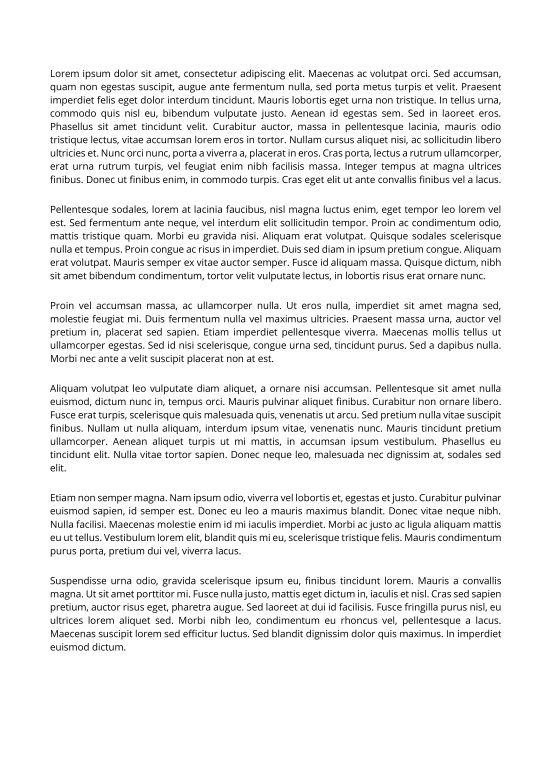
#> input picture Converted Paper (8)/001.png, 1654 x 2339 px (shown at 1/3 size)
$ python paragraph_extract_test.py
#> lines starting #> are read from the running program, lines starting #| are printed output that depends on the picture; after the words box and inside, x2 and y2 are one past the last pixel; in counts of white or black regions, pixels touching at a corner belong together
import cv2
import numpy as np
import matplotlib.pyplot as plt

image_folder = [
    'Converted Paper (8)/001.png',
    'Converted Paper (8)/002.png',
    'Converted Paper (8)/003.png',
    'Converted Paper (8)/004.png',
    'Converted Paper (8)/005.png',
    'Converted Paper (8)/006.png',
    'Converted Paper (8)/007.png',
    'Converted Paper (8)/008.png',
]

# Load grayscale image and convert to binary (black and white) according to threshold (brightness 200 or less = 0, more than 200 = 255)
def to_binary(image_path):

    # Read image in grayscale (0)
#> called with image_path = 'Converted Paper (8)/001.png'
    img = cv2.imread(image_path, 0)
#> img is the input picture: shape (2339, 1654); min 0, max 255, mean 239.1
    # cv2.threshold returns two outputs, [0] is the threshold and [1] is the thresholded image, so used [1]
    binary = cv2.threshold(img, 200, 255, cv2.THRESH_BINARY)[1]
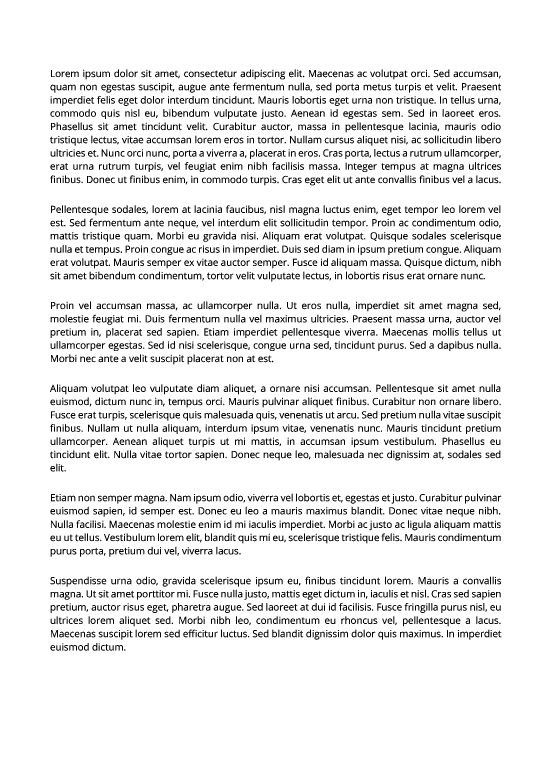
#> binary: shape (2339, 1654) (shown at 1/3 size); 92.2% white; 3270 black regions (369 under 20 px), largest, box (x1, y1, x2, y2) and area: (342, 776, 363, 798) 239, (1149, 985, 1170, 1007) 239, (329, 1562, 350, 1584) 239
#> in segment_columns, `v_hist = vertical_histogram(binary)`: v_hist = 1654 values, max 647 at index 154, min 0 at index 0, mean 182.8

    return binary

# Vertical histogram (sum of black pixels in column) for column segmentation
def vertical_histogram(binary):
    return np.sum(binary == 0, axis=0)

# Horizontal histogram (sum of black pixels in row) for line segmentation
def horizontal_histogram(binary):
    return np.sum(binary == 0, axis=1)

# Function to find regions (columns or paragraphs)
def find_regions(hist, min_width=1):

#> called with hist = array of shape (1654,), min_width = 10
    regions = []

    # in_region to check if currently in a region
    in_region = False

    for i in range(len(hist)):
        # If wasnt in region and then now in region, means reached start of a region
        if hist[i] > 0 and not in_region:
            start = i
            in_region = True

        # If was in region and then now not in region, means reached end of a region
        elif hist[i] == 0 and in_region:
            end = i
            in_region = False

            # If width of region is more than min_width, add to list of regions
            if end - start > min_width:
                regions.append((start, end))
#> this loop made 1654 passes
#> (start, in_region) on pass 151: (150, True)
#> (end, in_region) on pass 1505: (1504, False)
#> after the loop, end = 1504; in_region = False; regions = [(150, 1504)]; start = 150

    return regions

# Detect and extract column regions using vertical histogram to get boundaries of columns
def segment_columns(binary):

    # Vertical histogram to detect columns
    v_hist = vertical_histogram(binary)

    # Get column boundaries based on vertical histogram
    column_bounds = find_regions(v_hist, min_width=10)
#> column_bounds = [(150, 1504)]

    columns = []

    # Extract column images and append to list of columns
    for x_start, x_end in column_bounds:

        # Extract column image from binary image
        column_img = binary[:, x_start:x_end]

        # Append to list of columns
        columns.append((x_start, x_end, column_img))
#> this loop made 1 pass
#> pass 1, in segment_columns, `column_img = binary[:, x_start:x_end]`:
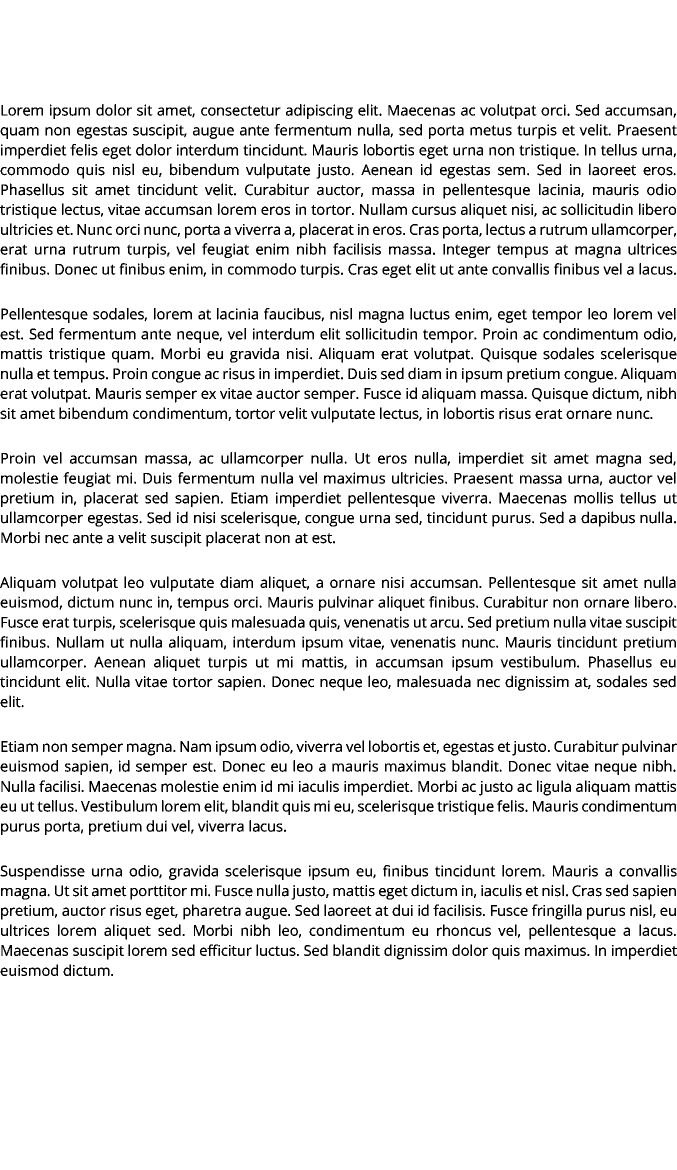
#> column_img: shape (2339, 1354) (shown at 1/2 size); 90.5% white; 3270 black regions (369 under 20 px), largest, box (x1, y1, x2, y2) and area: (192, 776, 213, 798) 239, (999, 985, 1020, 1007) 239, (179, 1562, 200, 1584) 239
#> after the loop, columns = 1 item

    return columns

# Detect and extract paragraphs inside a column image, based on horizontal histogram
def segment_paragraphs(column_img, x_start, line_spacing_threshold=40):

    # Horizontal histogram to detect lines
    h_hist = horizontal_histogram(column_img)

    # Get line boundaries based on horizontal histogram
    line_bounds = find_regions(h_hist, min_width=5)

    paragraphs = []

    # Start 1st paragraph with the 1st line start and end
    current_para_start = line_bounds[0][0]
    current_para_end = line_bounds[0][1]

    # For loop through all lines and group into paragraphs based on line_spacing_threshold
    for i in range(1, len(line_bounds)):
        prev_end = current_para_end
        curr_start, curr_end = line_bounds[i]

        # If current line is close to the previous line, consider as part of the same paragraph
        if curr_start - prev_end < line_spacing_threshold:
            # Extend current paragraph
            current_para_end = curr_end

        # If current line is far from the previous line (exceeds line_spacing_threshold), end paragraph
        else:
            # Save current paragraph
            para_img = column_img[current_para_start:current_para_end, :]
            paragraphs.append({
                "img": para_img
            })

            # Start new paragraph
            current_para_start = curr_start
            current_para_end = curr_end

    # Append last paragraph
    para_img = column_img[current_para_start:current_para_end, :]
    paragraphs.append({
        "img": para_img
    })

    return paragraphs


# Extract all paragraphs from image
def extract_paragraphs(image_path):

    # Get binary image
    binary = to_binary(image_path)

    # Segment into column images
    columns = segment_columns(binary)
#> columns = 1 item

    all_paragraphs = []

    # For each column image, extract paragraphs
    for x_start, x_end, column_img in columns:
        paragraphs = segment_paragraphs(column_img, x_start)
        all_paragraphs.extend(paragraphs)
#> this loop made 1 pass
#> (x_start, x_end) on pass 1: (150, 1504)
#> pass 1, in segment_paragraphs, `para_img = column_img[current_para_start:current_para_end, :]`:
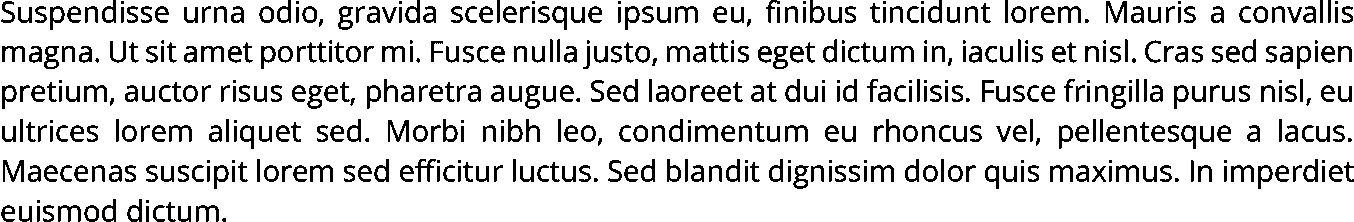
#> para_img: shape (222, 1354); 85.1% white; 494 black regions (61 under 20 px), largest, box (x1, y1, x2, y2) and area: (1106, 1, 1127, 23) 222, (388, 120, 409, 142) 222, (3, 160, 24, 182) 222
#> after the loop, all_paragraphs = 6 items

    return all_paragraphs

# If using normal extract_paragraphs(), it will extract table as 1 paragraph and all other paragraphs as 1 paragraph
# So need to use this adjusted function
def extract_paragraphs_004(image_path):

    # Get binary image
    binary = to_binary(image_path)

    # Extract table as paragraph first

    # Table location
    table_y_start = 200
    table_y_end = 400

    # Get table image
    table_img = binary[table_y_start:table_y_end]

    all_paragraphs = []

    # Add table image to list of paragraphs
    all_paragraphs.append({
        "img": table_img
    })

    # Debug
    #plt.imshow(binary, cmap='gray')
    #plt.title("binary image")
    #plt.show()

    # Make copy of binary image and replace table section with white
    # 'binary2 = binary' doesnt make copy, just reference, so need to use copy()
    binary2 = binary.copy()

    # Replace table with white (make it empty)
    binary2[table_y_start:table_y_end, :] = 255

    # Continue column and paragraph extraction
    columns = segment_columns(binary2)

    for x_start, x_end, column_img in columns:
        paragraphs = segment_paragraphs(column_img, x_start)
        all_paragraphs.extend(paragraphs)

    return all_paragraphs


# Display paragraphs
def show_paragraphs(paragraph_images, image_title=""):

    plt.figure(figsize=(16, 8))

    for i, para in enumerate(paragraph_images):
        plt.subplot(2, 4, i + 1)
        plt.imshow(para, cmap='gray')
        plt.title(f"Paragraph: {i}")
        plt.axis('off')

    plt.suptitle(image_title)
    plt.tight_layout()
    plt.show()

#
def store_paragraphs_in_dict():

    '''
    image_paragraphs_dict is dictionary of 'image file: paragraph images', eg:
    {
    "001.png": [image of paragraph with index 0, image of paragraph with index 1, image of paragraph with index 2, image of paragraph with index 3, image of paragraph with index 4, image of paragraph with index 5],
    "002.png": [image of paragraph with index 0, ...
    }

    So after extracting and storing paragraphs, can be sorted later using the dictionary
    '''

    image_paragraphs_dict = {}


    # For loop to extract paragraphs for each image in image_folder
    for path in image_folder:

        # Get just the image filename (eg: '001.png')
        image_name = path.split('/')[-1]

        # Use extract_paragraphs_004(path) for image 004, else use normal extract_paragraphs(path)
        if '004.png' in path:
            paragraphs = extract_paragraphs_004(path)

        else:
            paragraphs = extract_paragraphs(path)
#> paragraphs = 6 items


        # Store the arrays of paragraph images in the dict
        paragraph_images = [para['img'].copy() for para in paragraphs]
#> paragraph_images = 6 items
        image_paragraphs_dict[image_name] = paragraph_images
#> pass 2 of the loop in store_paragraphs_in_dict, `for path in image_folder:`:
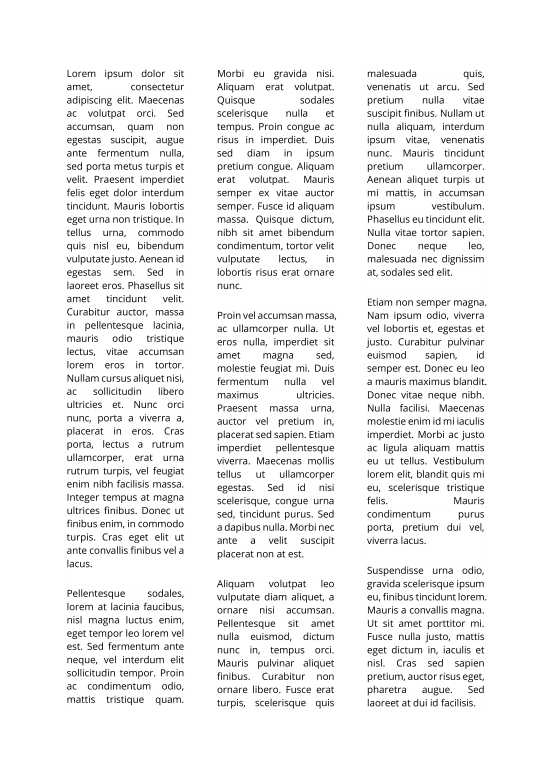
#> input picture Converted Paper (8)/002.png, 1654 x 2339 px (shown at 1/3 size)
#> in to_binary, img is the input picture: shape (2339, 1654); min 0, max 255, mean 240.2
#> in to_binary (call 2), `binary = cv2.threshold(img, 200, 255, cv2.THRESH_BINARY)[1]`:
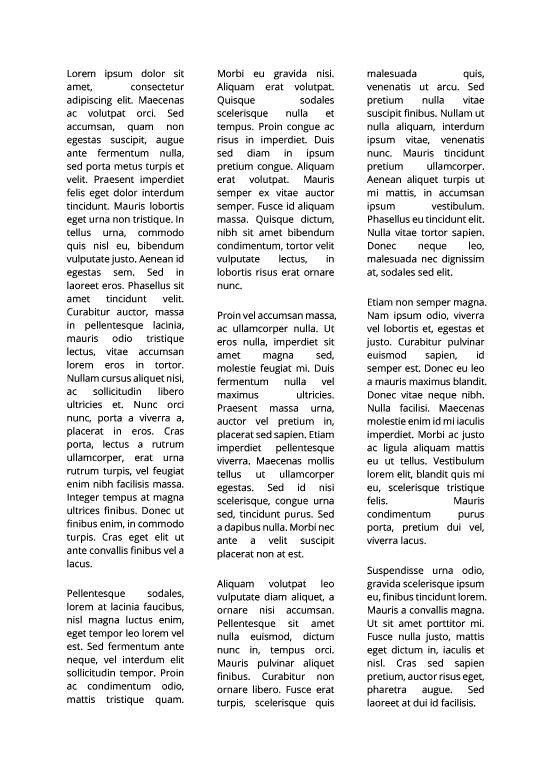
#> binary: shape (2339, 1654) (shown at 1/3 size); 92.7% white; 3039 black regions (343 under 20 px), largest, box (x1, y1, x2, y2) and area: (344, 607, 365, 629) 239, (1319, 1213, 1340, 1235) 239, (771, 1372, 792, 1393) 231
#> the loop in segment_columns (call 2), `for x_start, x_end in column_bounds:` made 3 passes
#> (x_start, x_end) on passes 1 to 3: (200, 552), (651, 1003), (1099, 1454)
#> the loop in extract_paragraphs (call 2), `for x_start, x_end, column_img in columns:` made 3 passes
#> pass 3, in segment_paragraphs (call 4), `para_img = column_img[current_para_start:current_para_end, :]`:
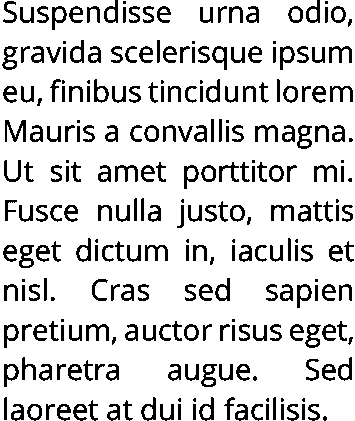
#> para_img: shape (421, 355); 84.1% white; 265 black regions (34 under 20 px), largest, box (x1, y1, x2, y2) and area: (5, 120, 26, 142) 222, (329, 46, 352, 63) 180, (255, 125, 278, 142) 180
#> in store_paragraphs_in_dict, `paragraphs = extract_paragraphs(path)`: paragraphs = 8 items
#> pass 3 of the loop in store_paragraphs_in_dict, `for path in image_folder:`:
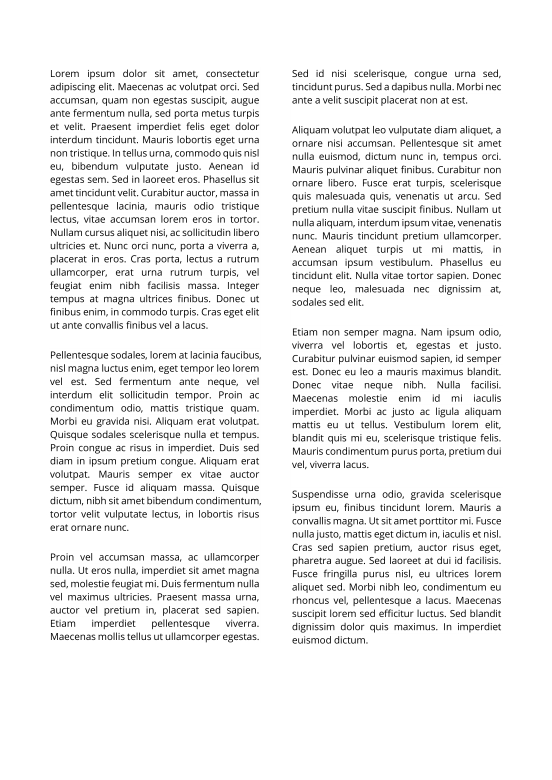
#> input picture Converted Paper (8)/003.png, 1654 x 2339 px (shown at 1/3 size)
#> in to_binary, img is the input picture: shape (2339, 1654); min 0, max 255, mean 239.1
#> in to_binary (call 3), `binary = cv2.threshold(img, 200, 255, cv2.THRESH_BINARY)[1]`:
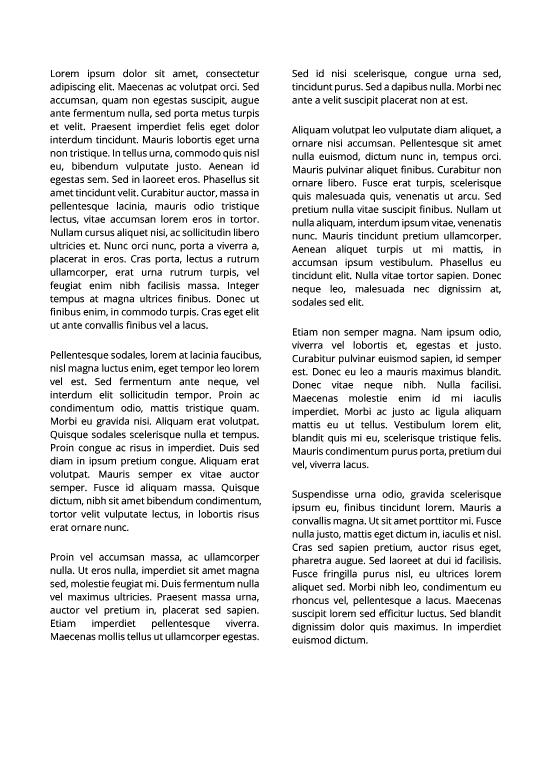
#> binary: shape (2339, 1654) (shown at 1/3 size); 92.2% white; 3269 black regions (369 under 20 px), largest, box (x1, y1, x2, y2) and area: (429, 408, 450, 430) 239, (1049, 1750, 1070, 1772) 239, (1369, 1790, 1390, 1812) 239
#> the loop in extract_paragraphs (call 3), `for x_start, x_end, column_img in columns:` made 2 passes
#> (x_start, x_end) on passes 1 to 2: (150, 783), (876, 1504)
#> pass 2, in segment_paragraphs (call 6), `para_img = column_img[current_para_start:current_para_end, :]`:
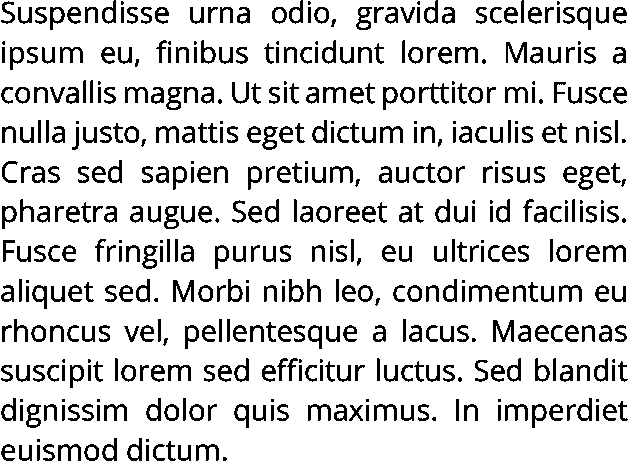
#> para_img: shape (461, 628); 84.5% white; 494 black regions (62 under 20 px), largest, box (x1, y1, x2, y2) and area: (173, 280, 194, 302) 239, (493, 320, 514, 342) 239, (419, 83, 449, 104) 224
#> in store_paragraphs_in_dict, `paragraphs = extract_paragraphs(path)`: paragraphs = 7 items
#> the loop made 7 passes; the first 3 are shown


    # No. of paragraphs should be 6 8 7 8 5 8 8 8 (including tables/images, counted manually)

    return image_paragraphs_dict

# Main
def main():

    image_paragraphs_dict = store_paragraphs_in_dict()

    # Debug show paragraphs
    for image_name, paragraph_images in image_paragraphs_dict.items():

        print(f"\n{image_name} \n{len(paragraph_images)} paragraphs")
        show_paragraphs(paragraph_images, image_title=image_name)

if __name__ == '__main__':
#> (the run stopped early here; a loop or call above may not have finished)
